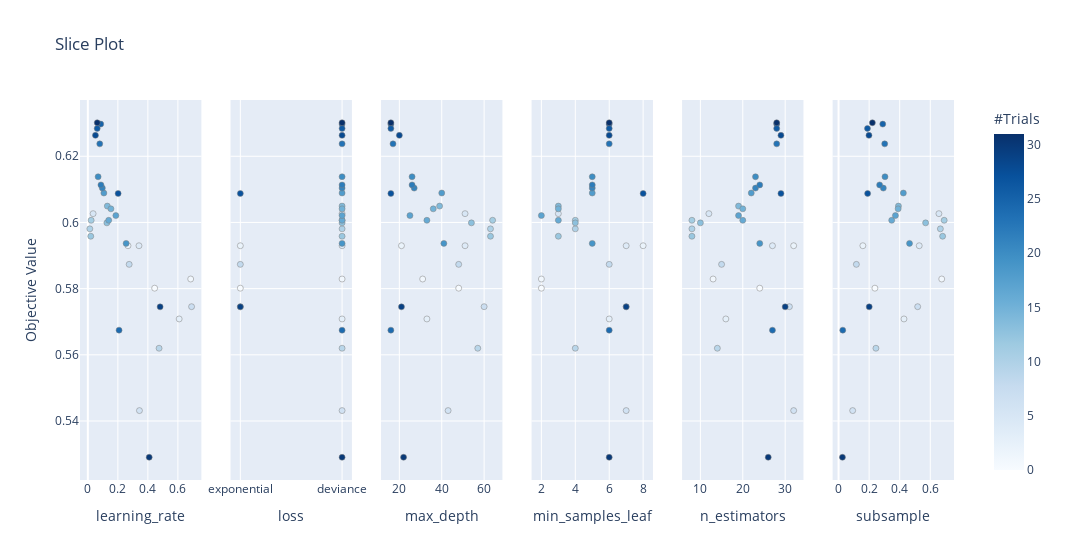

Here is the notebook cell this chart was saved with:
### Code cell
optuna.visualization.plot_slice(study_2)

### Figure 1 — Plotly figure (JSON) as saved in the notebook; plotly's stock layout.template omitted (floating-point values rounded to 4 significant figures)
{"data": [{"marker": {"color": [0, 1, 2, 3, 4, 5, 6, 7, 8, 9, 10, 11, 12, 13, 14, 15, 16, 17, 18, 19, 20, 21, 22, 23, 24, 25, 26, 27, 28, 29, 30, 31], "colorbar": {"title": {"text": "#Trials"}, "x": 1, "xpad": 40}, "colorscale": [[0, "rgb(247,251,255)"], [0.125, "rgb(222,235,247)"], [0.25, "rgb(198,219,239)"], [0.375, "rgb(158,202,225)"], [0.5, "rgb(107,174,214)"], [0.625, "rgb(66,146,198)"], [0.75, "rgb(33,113,181)"], [0.875, "rgb(8,81,156)"], [1, "rgb(8,48,107)"]], "line": {"color": "Grey", "width": 0.5}, "showscale": true}, "mode": "markers", "showlegend": false, "type": "scatter", "x": [0.4452, 0.6852, 0.2675, 0.6085, 0.3407, 0.03508, 0.3438, 0.6912, 0.2754, 0.4747, 0.01316, 0.02205, 0.01952, 0.1268, 0.1297, 0.1538, 0.139, 0.1866, 0.1067, 0.2552, 0.06838, 0.0965, 0.08729, 0.07933, 0.208, 0.08596, 0.06228, 0.2018, 0.05065, 0.4816, 0.4088, 0.06259], "xaxis": "x", "y": [0.5801, 0.5829, 0.593, 0.5708, 0.593, 0.6027, 0.5431, 0.5745, 0.5873, 0.562, 0.5981, 0.6007, 0.5958, 0.5999, 0.6049, 0.6041, 0.6007, 0.6021, 0.6089, 0.5937, 0.6138, 0.6104, 0.6113, 0.6237, 0.5674, 0.6297, 0.6284, 0.6088, 0.6263, 0.5745, 0.529, 0.6301], "yaxis": "y"}, {"marker": {"color": [0, 1, 2, 3, 4, 5, 6, 7, 8, 9, 10, 11, 12, 13, 14, 15, 16, 17, 18, 19, 20, 21, 22, 23, 24, 25, 26, 27, 28, 29, 30, 31], "colorbar": {"title": {"text": "#Trials"}, "x": 1, "xpad": 40}, "colorscale": [[0, "rgb(247,251,255)"], [0.125, "rgb(222,235,247)"], [0.25, "rgb(198,219,239)"], [0.375, "rgb(158,202,225)"], [0.5, "rgb(107,174,214)"], [0.625, "rgb(66,146,198)"], [0.75, "rgb(33,113,181)"], [0.875, "rgb(8,81,156)"], [1, "rgb(8,48,107)"]], "line": {"color": "Grey", "width": 0.5}, "showscale": false}, "mode": "markers", "showlegend": false, "type": "scatter", "x": ["exponential", "deviance", "exponential", "deviance", "deviance", "deviance", "deviance", "exponential", "exponential", "deviance", "deviance", "deviance", "deviance", "deviance", "deviance", "deviance", "deviance", "deviance", "deviance", "deviance", "deviance", "deviance", "deviance", "deviance", "deviance", "deviance", "deviance", "exponential", "deviance", "exponential", "deviance", "deviance"], "xaxis": "x2", "y": [0.5801, 0.5829, 0.593, 0.5708, 0.593, 0.6027, 0.5431, 0.5745, 0.5873, 0.562, 0.5981, 0.6007, 0.5958, 0.5999, 0.6049, 0.6041, 0.6007, 0.6021, 0.6089, 0.5937, 0.6138, 0.6104, 0.6113, 0.6237, 0.5674, 0.6297, 0.6284, 0.6088, 0.6263, 0.5745, 0.529, 0.6301], "yaxis": "y2"}, {"marker": {"color": [0, 1, 2, 3, 4, 5, 6, 7, 8, 9, 10, 11, 12, 13, 14, 15, 16, 17, 18, 19, 20, 21, 22, 23, 24, 25, 26, 27, 28, 29, 30, 31], "colorbar": {"title": {"text": "#Trials"}, "x": 1, "xpad": 40}, "colorscale": [[0, "rgb(247,251,255)"], [0.125, "rgb(222,235,247)"], [0.25, "rgb(198,219,239)"], [0.375, "rgb(158,202,225)"], [0.5, "rgb(107,174,214)"], [0.625, "rgb(66,146,198)"], [0.75, "rgb(33,113,181)"], [0.875, "rgb(8,81,156)"], [1, "rgb(8,48,107)"]], "line": {"color": "Grey", "width": 0.5}, "showscale": false}, "mode": "markers", "showlegend": false, "type": "scatter", "x": [48, 31, 21, 33, 51, 51, 43, 60, 48, 57, 63, 64, 63, 54, 39, 36, 33, 25, 40, 41, 26, 27, 26, 17, 16, 16, 16, 16, 20, 21, 22, 16], "xaxis": "x3", "y": [0.5801, 0.5829, 0.593, 0.5708, 0.593, 0.6027, 0.5431, 0.5745, 0.5873, 0.562, 0.5981, 0.6007, 0.5958, 0.5999, 0.6049, 0.6041, 0.6007, 0.6021, 0.6089, 0.5937, 0.6138, 0.6104, 0.6113, 0.6237, 0.5674, 0.6297, 0.6284, 0.6088, 0.6263, 0.5745, 0.529, 0.6301], "yaxis": "y3"}, {"marker": {"color": [0, 1, 2, 3, 4, 5, 6, 7, 8, 9, 10, 11, 12, 13, 14, 15, 16, 17, 18, 19, 20, 21, 22, 23, 24, 25, 26, 27, 28, 29, 30, 31], "colorbar": {"title": {"text": "#Trials"}, "x": 1, "xpad": 40}, "colorscale": [[0, "rgb(247,251,255)"], [0.125, "rgb(222,235,247)"], [0.25, "rgb(198,219,239)"], [0.375, "rgb(158,202,225)"], [0.5, "rgb(107,174,214)"], [0.625, "rgb(66,146,198)"], [0.75, "rgb(33,113,181)"], [0.875, "rgb(8,81,156)"], [1, "rgb(8,48,107)"]], "line": {"color": "Grey", "width": 0.5}, "showscale": false}, "mode": "markers", "showlegend": false, "type": "scatter", "x": [2, 2, 8, 6, 7, 3, 7, 7, 6, 4, 4, 4, 3, 4, 3, 3, 3, 2, 5, 5, 5, 5, 5, 6, 6, 6, 6, 8, 6, 7, 6, 6], "xaxis": "x4", "y": [0.5801, 0.5829, 0.593, 0.5708, 0.593, 0.6027, 0.5431, 0.5745, 0.5873, 0.562, 0.5981, 0.6007, 0.5958, 0.5999, 0.6049, 0.6041, 0.6007, 0.6021, 0.6089, 0.5937, 0.6138, 0.6104, 0.6113, 0.6237, 0.5674, 0.6297, 0.6284, 0.6088, 0.6263, 0.5745, 0.529, 0.6301], "yaxis": "y4"}, {"marker": {"color": [0, 1, 2, 3, 4, 5, 6, 7, 8, 9, 10, 11, 12, 13, 14, 15, 16, 17, 18, 19, 20, 21, 22, 23, 24, 25, 26, 27, 28, 29, 30, 31], "colorbar": {"title": {"text": "#Trials"}, "x": 1, "xpad": 40}, "colorscale": [[0, "rgb(247,251,255)"], [0.125, "rgb(222,235,247)"], [0.25, "rgb(198,219,239)"], [0.375, "rgb(158,202,225)"], [0.5, "rgb(107,174,214)"], [0.625, "rgb(66,146,198)"], [0.75, "rgb(33,113,181)"], [0.875, "rgb(8,81,156)"], [1, "rgb(8,48,107)"]], "line": {"color": "Grey", "width": 0.5}, "showscale": false}, "mode": "markers", "showlegend": false, "type": "scatter", "x": [24, 13, 32, 16, 27, 12, 32, 31, 15, 14, 8, 8, 8, 10, 19, 20, 20, 19, 22, 24, 23, 23, 24, 28, 27, 28, 28, 29, 29, 30, 26, 28], "xaxis": "x5", "y": [0.5801, 0.5829, 0.593, 0.5708, 0.593, 0.6027, 0.5431, 0.5745, 0.5873, 0.562, 0.5981, 0.6007, 0.5958, 0.5999, 0.6049, 0.6041, 0.6007, 0.6021, 0.6089, 0.5937, 0.6138, 0.6104, 0.6113, 0.6237, 0.5674, 0.6297, 0.6284, 0.6088, 0.6263, 0.5745, 0.529, 0.6301], "yaxis": "y5"}, {"marker": {"color": [0, 1, 2, 3, 4, 5, 6, 7, 8, 9, 10, 11, 12, 13, 14, 15, 16, 17, 18, 19, 20, 21, 22, 23, 24, 25, 26, 27, 28, 29, 30, 31], "colorbar": {"title": {"text": "#Trials"}, "x": 1, "xpad": 40}, "colorscale": [[0, "rgb(247,251,255)"], [0.125, "rgb(222,235,247)"], [0.25, "rgb(198,219,239)"], [0.375, "rgb(158,202,225)"], [0.5, "rgb(107,174,214)"], [0.625, "rgb(66,146,198)"], [0.75, "rgb(33,113,181)"], [0.875, "rgb(8,81,156)"], [1, "rgb(8,48,107)"]], "line": {"color": "Grey", "width": 0.5}, "showscale": false}, "mode": "markers", "showlegend": false, "type": "scatter", "x": [0.2377, 0.6749, 0.159, 0.428, 0.5278, 0.6566, 0.09234, 0.5176, 0.1165, 0.2445, 0.6661, 0.691, 0.6808, 0.5696, 0.3917, 0.3899, 0.3478, 0.372, 0.424, 0.4643, 0.3038, 0.293, 0.2687, 0.302, 0.02746, 0.2892, 0.1891, 0.1902, 0.1989, 0.2006, 0.02539, 0.2213], "xaxis": "x6", "y": [0.5801, 0.5829, 0.593, 0.5708, 0.593, 0.6027, 0.5431, 0.5745, 0.5873, 0.562, 0.5981, 0.6007, 0.5958, 0.5999, 0.6049, 0.6041, 0.6007, 0.6021, 0.6089, 0.5937, 0.6138, 0.6104, 0.6113, 0.6237, 0.5674, 0.6297, 0.6284, 0.6088, 0.6263, 0.5745, 0.529, 0.6301], "yaxis": "y6"}], "layout": {"title": {"text": "Slice Plot"}, "width": 1800, "xaxis": {"anchor": "y", "domain": [0, 0.1389], "title": {"text": "learning_rate"}}, "xaxis2": {"anchor": "y2", "domain": [0.1722, 0.3111], "title": {"text": "loss"}}, "xaxis3": {"anchor": "y3", "domain": [0.3444, 0.4833], "title": {"text": "max_depth"}}, "xaxis4": {"anchor": "y4", "domain": [0.5167, 0.6556], "title": {"text": "min_samples_leaf"}}, "xaxis5": {"anchor": "y5", "domain": [0.6889, 0.8278], "title": {"text": "n_estimators"}}, "xaxis6": {"anchor": "y6", "domain": [0.8611, 1], "title": {"text": "subsample"}}, "yaxis": {"anchor": "x", "domain": [0, 1], "title": {"text": "Objective Value"}}, "yaxis2": {"anchor": "x2", "domain": [0, 1], "matches": "y", "showticklabels": false}, "yaxis3": {"anchor": "x3", "domain": [0, 1], "matches": "y", "showticklabels": false}, "yaxis4": {"anchor": "x4", "domain": [0, 1], "matches": "y", "showticklabels": false}, "yaxis5": {"anchor": "x5", "domain": [0, 1], "matches": "y", "showticklabels": false}, "yaxis6": {"anchor": "x6", "domain": [0, 1], "matches": "y", "showticklabels": false}}}
